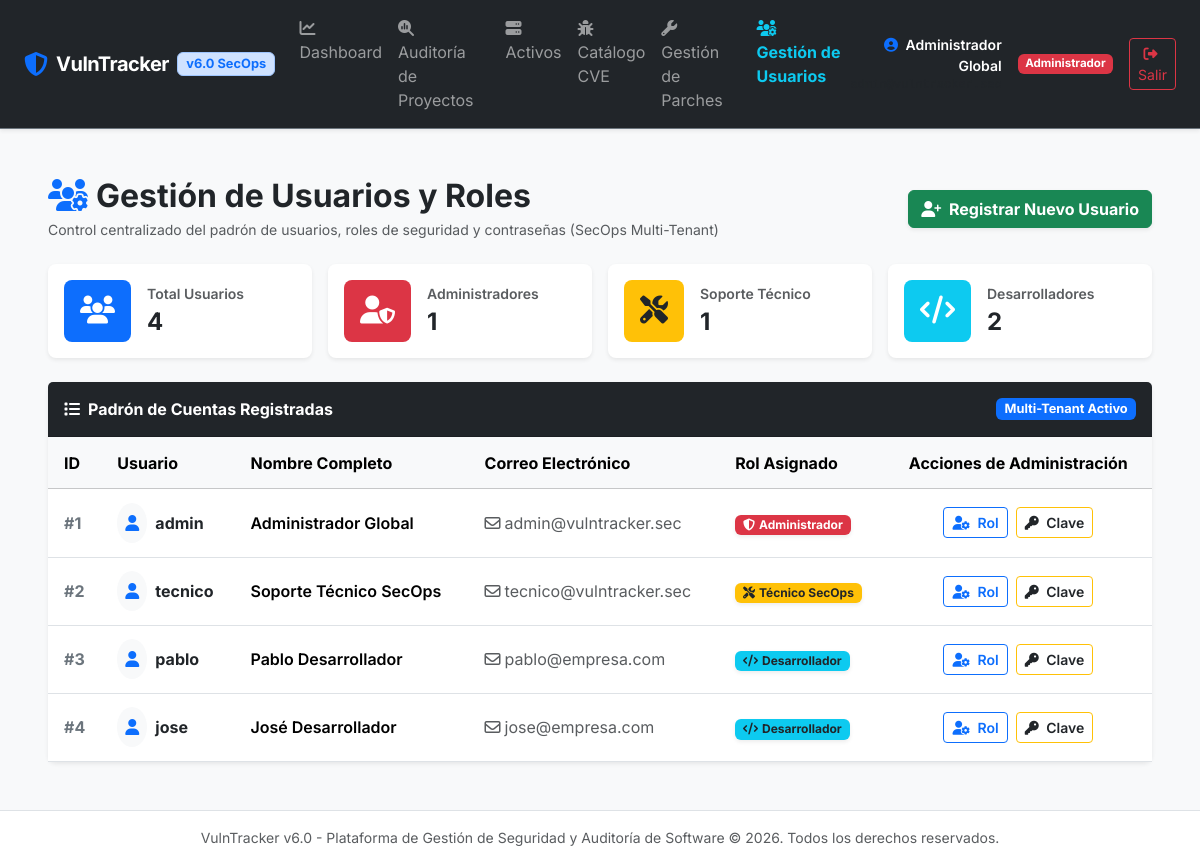
/usuarios (signed in), run on the app's committed database.
### tables this page shows
CREATE TABLE usuarios (
        id INTEGER PRIMARY KEY AUTOINCREMENT,
        username TEXT UNIQUE NOT NULL,
        email TEXT UNIQUE NOT NULL,
        password_hash TEXT NOT NULL,
        nombre_completo TEXT NOT NULL,
        rol TEXT NOT NULL CHECK(rol IN ('Administrador', 'Técnico', 'Desarrollador'))
    );

### app.py (the view)
@app.route('/usuarios')
@login_required
def usuarios():
    if session.get('rol') != 'Administrador':
        flash('Acceso denegado: El módulo de gestión de usuarios es exclusivo para el Administrador.', 'warning')
        return redirect(url_for('dashboard'))
    db = get_db()
    usuarios_list = db.execute('SELECT id, username, email, nombre_completo, rol FROM usuarios ORDER BY id ASC').fetchall()
    return render_template('usuarios.html', usuarios=usuarios_list)

### app.py (called while the page is built)
def get_db():
    if 'db' not in g:
        if DATABASE_URL:
            import psycopg2
            url = DATABASE_URL
            if url.startswith("postgres://"):
                url = url.replace("postgres://", "postgresql://", 1)
            conn = psycopg2.connect(url)
            g.db = DBWrapper(conn, is_pg=True)
            try:
                g.db.execute("SELECT 1 FROM usuarios LIMIT 1")
            except Exception:
                try:
                    g.db.conn.rollback()
                    from init_db import init_database
                    init_database()
                except Exception as e:
                    print(f"Error auto-healing DB: {e}")
        else:
            conn = sqlite3.connect(DB_FILE)
            conn.row_factory = sqlite3.Row
            g.db = DBWrapper(conn, is_pg=False)
    return g.db

def login_required(f):
    @wraps(f)
    def decorated_function(*args, **kwargs):
        if 'user_id' not in session:
            flash('Por favor inicie sesión para acceder al sistema.', 'warning')
            return redirect(url_for('login'))
        return f(*args, **kwargs)
    return decorated_function

    def execute(self, sql, params=()):
        if self.is_pg:
            import psycopg2.extras
            if hasattr(self.conn, 'get_transaction_status') and self.conn.get_transaction_status() == 3:
                try:
                    self.conn.rollback()
                except Exception:
                    pass
            cursor = self.conn.cursor(cursor_factory=psycopg2.extras.DictCursor)
            converted_sql = self._convert_sql(sql)
            try:
                cursor.execute(converted_sql, params)
            except Exception as e:
                try:
                    self.conn.rollback()
                except Exception:
                    pass
                raise e
            return cursor
        else:
            cursor = self.conn.cursor()
            cursor.execute(sql, params)
            return cursor

    def close(self):
        try:
            self.conn.close()
        except Exception:
            pass

### templates/usuarios.html (shortened to what this page needs)
{% extends "base.html" %}
{% block content %}
<div class="container-fluid px-4 py-4">
    <div class="d-flex justify-content-between align-items-center mb-4">
        <div>
            <h2 class="fw-bold text-dark mb-1">
                <i class="fa-solid fa-users-gear text-primary me-2"></i>Gestión de Usuarios y Roles
            </h2>
            <p class="text-muted small mb-0">Control centralizado del padrón de usuarios, roles de seguridad y contraseñas (SecOps Multi-Tenant)</p>
        </div>
        <a href="{{ url_for('register') }}" class="btn btn-success fw-bold shadow-sm">
            <i class="fa-solid fa-user-plus me-1"></i> Registrar Nuevo Usuario
        </a>
    </div>
    <div class="row g-3 mb-4">
        <div class="col-md-3">
            <div class="card border-0 shadow-sm rounded-3 bg-white">
                <div class="card-body p-3 d-flex align-items-center">
                    <div class="bg-primary text-white p-3 rounded-3 me-3">
                        <i class="fa-solid fa-users fs-3"></i>
                    </div>
                    <div>
                        <div class="text-muted small fw-semibold">Total Usuarios</div>
                        <div class="fs-4 fw-bold text-dark">{{ usuarios|length }}</div>
                    </div>
                </div>
            </div>
        </div>
        <div class="col-md-3">
            <div class="card border-0 shadow-sm rounded-3 bg-white">
                <div class="card-body p-3 d-flex align-items-center">
                    <div class="bg-danger text-white p-3 rounded-3 me-3">
                        <i class="fa-solid fa-user-shield fs-3"></i>
                    </div>
                    <div>
                        <div class="text-muted small fw-semibold">Administradores</div>
                        <div class="fs-4 fw-bold text-dark">
                            {{ usuarios | selectattr('rol', 'equalto', 'Administrador') | list | length }}
                        </div>
                    </div>
                </div>
            </div>
        </div>
        <div class="col-md-3">
            <div class="card border-0 shadow-sm rounded-3 bg-white">
                <div class="card-body p-3 d-flex align-items-center">
                    <div class="bg-warning text-dark p-3 rounded-3 me-3">
                        <i class="fa-solid fa-screwdriver-wrench fs-3"></i>
                    </div>
                    <div>
                        <div class="text-muted small fw-semibold">Soporte Técnico</div>
                        <div class="fs-4 fw-bold text-dark">
                            {{ usuarios | selectattr('rol', 'equalto', 'Técnico') | list | length }}
                        </div>
                    </div>
                </div>
            </div>
        </div>
        <div class="col-md-3">
            <div class="card border-0 shadow-sm rounded-3 bg-white">
                <div class="card-body p-3 d-flex align-items-center">
                    <div class="bg-info text-white p-3 rounded-3 me-3">
                        <i class="fa-solid fa-code fs-3"></i>
                    </div>
                    <div>
                        <div class="text-muted small fw-semibold">Desarrolladores</div>
                        <div class="fs-4 fw-bold text-dark">
                            {{ usuarios | selectattr('rol', 'equalto', 'Desarrollador') | list | length }}
                        </div>
                    </div>
                </div>
            </div>
        </div>
    </div>
    <div class="card border-0 shadow-sm rounded-3">
        <div class="card-header bg-dark text-white p-3 d-flex justify-content-between align-items-center">
            <h5 class="mb-0 fw-bold fs-6">
                <i class="fa-solid fa-list me-2"></i>Padrón de Cuentas Registradas
            </h5>
            <span class="badge bg-primary fs-7">Multi-Tenant Activo</span>
        </div>
        <div class="card-body p-0">
            <div class="table-responsive">
                <table class="table table-hover align-middle mb-0">
                    <thead class="table-light">
                        <tr>
                            <th class="ps-3">ID</th>
                            <th>Usuario</th>
                            <th>Nombre Completo</th>
                            <th>Correo Electrónico</th>
                            <th>Rol Asignado</th>
                            <th class="text-center pe-3">Acciones de Administración</th>
                        </tr>
                    </thead>
                    <tbody>
                        {% for u in usuarios %}
                        <tr>
                            <td class="ps-3 fw-bold text-secondary">#{{ u.id }}</td>
                            <td>
                                <div class="d-flex align-items-center">
                                    <div class="bg-light text-primary p-2 rounded-circle me-2">
                                        <i class="fa-solid fa-user"></i>
                                    </div>
                                    <span class="fw-bold text-dark">{{ u.username }}</span>
                                </div>
                            </td>
                            <td class="fw-semibold">{{ u.nombre_completo }}</td>
                            <td class="text-muted">
                                <i class="fa-regular fa-envelope me-1"></i>{{ u.email }}
                            </td>
                            <td>
                                {% if u.rol == 'Administrador' %}
                                    <span class="badge bg-danger shadow-sm"><i class="fa-solid fa-shield-halved me-1"></i>Administrador</span>
                                {% elif u.rol == 'Técnico' %}
                                    <span class="badge bg-warning text-dark shadow-sm"><i class="fa-solid fa-screwdriver-wrench me-1"></i>Técnico SecOps</span>
                                {% else %}
                                    <span class="badge bg-info text-dark shadow-sm"><i class="fa-solid fa-code me-1"></i>Desarrollador</span>
                                {% endif %}
                            </td>
                            <td class="text-center pe-3">
                                <div class="d-inline-flex gap-2">
                                    <button type="button" class="btn btn-outline-primary btn-sm fw-semibold" data-bs-toggle="modal" data-bs-target="#modalRol{{ u.id }}">
                                        <i class="fa-solid fa-user-gear me-1"></i> Rol
                                    </button>
                                    <button type="button" class="btn btn-outline-warning btn-sm fw-semibold text-dark" data-bs-toggle="modal" data-bs-target="#modalPass{{ u.id }}">
                                        <i class="fa-solid fa-key me-1"></i> Clave
                                    </button>
                                </div>
                            </td>
                        </tr>
                        {% endfor %}
                    </tbody>
                </table>
            </div>
        </div>
    </div>
</div>
{% endblock %}

### templates/base.html (shortened to what this page needs)
<!DOCTYPE html>
<html lang="es">
<head>
    <link href="https://cdn.jsdelivr.net/npm/bootstrap@5.3.2/dist/css/bootstrap.min.css" rel="stylesheet">
    <link rel="stylesheet" href="https://cdnjs.cloudflare.com/ajax/libs/font-awesome/6.4.2/css/all.min.css">
    <link rel="stylesheet" href="{{ url_for('static', filename='css/style.css') }}">
</head>
<body class="bg-light">
    {% if session.get('user_id') %}
    <nav class="navbar navbar-expand-lg navbar-dark bg-dark sticky-top shadow-sm border-bottom border-secondary">
        <div class="container-fluid px-4">
            <a class="navbar-brand d-flex align-items-center fw-bold" href="{{ url_for('dashboard') }}">
                <i class="fa-solid fa-shield-halved text-primary me-2 fs-4"></i>
                <span class="tracking-tight">VulnTracker</span>
                <span class="badge bg-primary-subtle text-primary ms-2 fs-7 border border-primary-subtle">v6.0 SecOps</span>
            </a>
            <div class="collapse navbar-collapse" id="navbarMain">
                <ul class="navbar-nav me-auto mb-2 mb-lg-0">
                    <li class="nav-item">
                        <a class="nav-link {% if request.endpoint == 'dashboard' %}active{% endif %}" href="{{ url_for('dashboard') }}">
                            <i class="fa-solid fa-chart-line me-1"></i> Dashboard
                        </a>
                    </li>
                    <li class="nav-item">
                        <a class="nav-link {% if request.endpoint in ['auditorias', 'auditoria_detalle'] %}active fw-semibold text-warning{% endif %}" href="{{ url_for('auditorias') }}">
                            <i class="fa-solid fa-magnifying-glass-chart me-1"></i> Auditoría de Proyectos
                        </a>
                    </li>
                    <li class="nav-item">
                        <a class="nav-link {% if request.endpoint == 'activos' %}active{% endif %}" href="{{ url_for('activos') }}">
                            <i class="fa-solid fa-server me-1"></i> Activos
                        </a>
                    </li>
                    <li class="nav-item">
                        <a class="nav-link {% if request.endpoint == 'vulnerabilidades' %}active{% endif %}" href="{{ url_for('vulnerabilidades') }}">
                            <i class="fa-solid fa-bug me-1"></i> Catálogo CVE
                        </a>
                    </li>
                    <li class="nav-item">
                        <a class="nav-link {% if request.endpoint == 'parches' %}active{% endif %}" href="{{ url_for('parches') }}">
                            <i class="fa-solid fa-wrench me-1"></i> Gestión de Parches
                        </a>
                    </li>
                    {% if session.get('rol') == 'Administrador' %}
                    <li class="nav-item">
                        <a class="nav-link {% if request.endpoint == 'usuarios' %}active fw-bold text-info{% endif %}" href="{{ url_for('usuarios') }}">
                            <i class="fa-solid fa-users-gear me-1"></i> Gestión de Usuarios
                        </a>
                    </li>
                    {% endif %}
                </ul>
                <div class="d-flex align-items-center text-white">
                    <div class="me-3 text-end d-none d-sm-block">
                        <div class="fw-semibold small"><i class="fa-solid fa-user-circle me-1 text-primary"></i> {{ session.get('nombre') }}</div>
                        <div class="text-muted text-xs font-monospace" style="font-size: 0.75rem;">{{ session.get('email') }}</div>
                    </div>
                    <span class="badge {% if session.get('rol') == 'Administrador' %}bg-danger{% elif session.get('rol') == 'Técnico' %}bg-warning text-dark{% else %}bg-info text-dark{% endif %} me-3 fs-8">
                        {{ session.get('rol') }}
                    </span>
                    <a href="{{ url_for('logout') }}" class="btn btn-outline-danger btn-sm">
                        <i class="fa-solid fa-right-from-bracket me-1"></i> Salir
                    </a>
                </div>
            </div>
        </div>
    </nav>
    {% endif %}
    <main class="container-fluid px-4 py-4">
        {% block content %}{% endblock %}
    </main>
    <footer class="footer mt-auto py-3 bg-white border-top text-center text-muted small">
        <div class="container">
            <span>VulnTracker v6.0 - Plataforma de Gestión de Seguridad y Auditoría de Software &copy; 2026. Todos los derechos reservados.</span>
        </div>
    </footer>
</body>
</html>

### static/css/style.css (style rules this page uses)
:root { --vt-font-sans: 'Inter', -apple-system, BlinkMacSystemFont, "Segoe UI", Roboto, sans-serif; }
body { font-family: var(--vt-font-sans); color: #2b3035; background-color: #f4f6f9; }
.navbar-brand .tracking-tight { letter-spacing: -0.5px; }
.fs-7 { font-size: 0.8rem; }
.fs-8 { font-size: 0.72rem; }
.card { transition: transform 0.15s ease-in-out, box-shadow 0.15s ease-in-out; }
.table > :not(caption) > * > * { padding: 0.85rem 0.9rem; }

### data on the page
usuarios: get "Administrador Global", get "Administrador", id "1", username "admin", nombre_completo "Administrador Global", email "admin@vulntracker.sec"
usuarios: id "2", username "tecnico", nombre_completo "Soporte Técnico SecOps", email "tecnico@vulntracker.sec", rol "Técnico" (drawn)
usuarios: id "3", username "pablo", nombre_completo "Pablo Desarrollador", email "pablo@empresa.com", rol "Desarrollador" (drawn)
usuarios: id "4", username "jose", nombre_completo "José Desarrollador", email "jose@empresa.com", rol "Desarrollador" (drawn)

### other printed values
{{ usuarios|length }} "4"
{{ usuarios | selectattr('rol', 'equalto', 'Técnico') | list | length }} "1"
